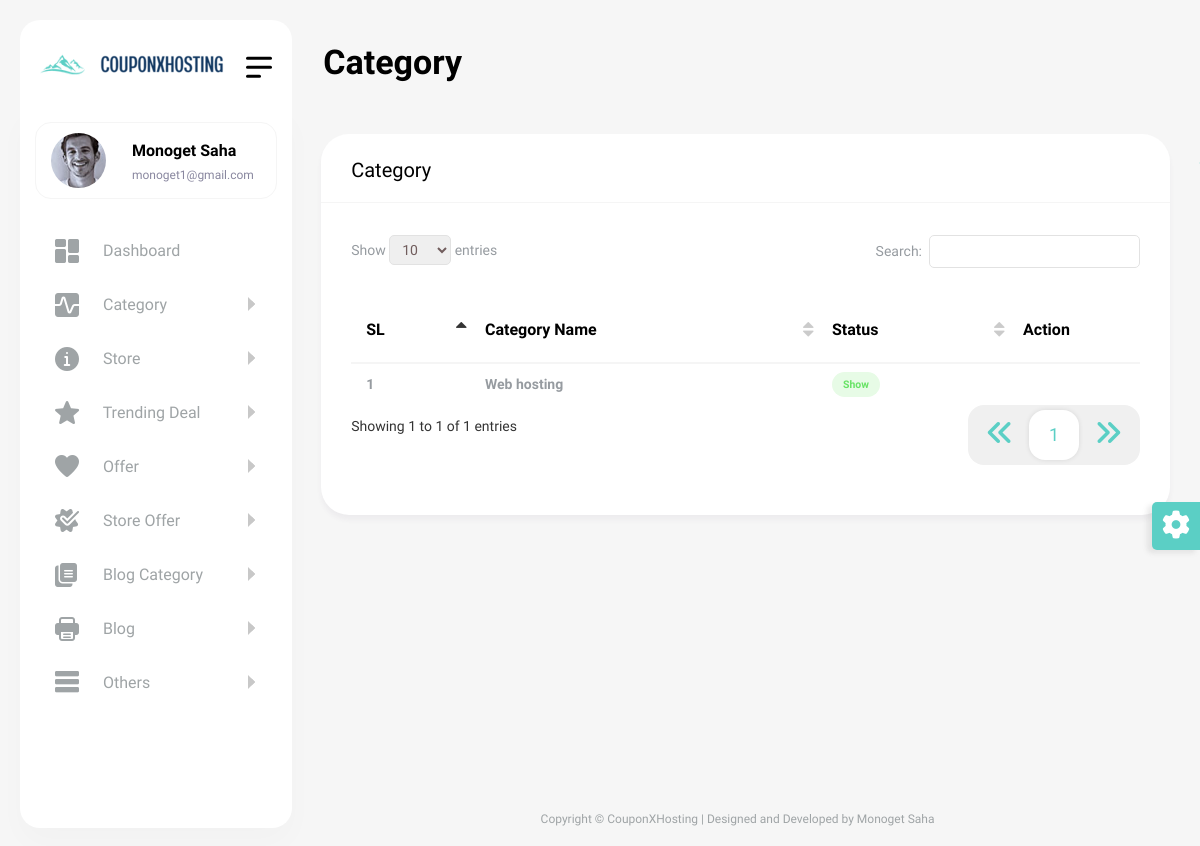
The app's page /admin/category.php (signed in), older data.
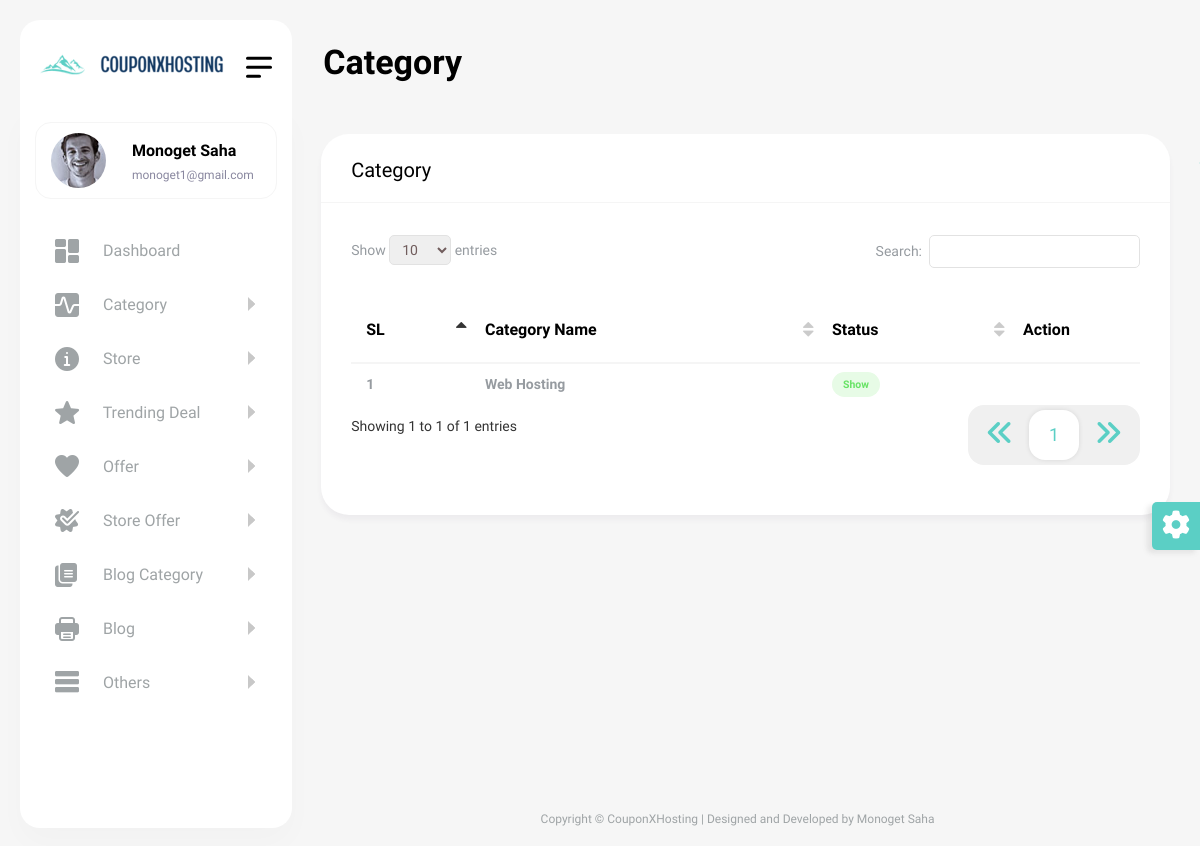
The same page, newer data.
### tables this page shows
CREATE TABLE `category` (
  `id` int(11) NOT NULL,
  `c_name` varchar(150) NOT NULL,
  `status` int(11) NOT NULL DEFAULT 1,
  `inserted_at` datetime NOT NULL,
  `updated_at` timestamp NOT NULL DEFAULT current_timestamp() ON UPDATE current_timestamp()
);

### admin/include/navbar.php (called while the page is built, shortened)
<?php $data = $db_handle->runQuery("SELECT * FROM admin_login where id={$_SESSION['userid']}"); ?>

### include/dbController.php (called while the page is built, shortened)
<?php
class DBController {
    private $host = "localhost";
    private $user = "root";
    private $password = "";
    private $database = "couponxhosting";
    private $conn;
    function __construct() {
        $this->conn = $this->connectDB();
    }
    function connectDB() {
        $conn = mysqli_connect($this->host,$this->user,$this->password,$this->database);
        return $conn;
    }
    function runQuery($query) {
        $result = mysqli_query($this->conn,$query);
        while($row=mysqli_fetch_assoc($result)) {
            $resultset[] = $row;
        }
        if(!empty($resultset))
            return $resultset;
    }
    function numRows($query) {
        $result  = mysqli_query($this->conn,$query);
        $rowcount = mysqli_num_rows($result);
        return $rowcount;
    }
}

### admin/category.php (the view, shortened to what the changed rows need)
<?php
require_once("../include/dbController.php");
$db_handle = new DBController();
?>
<!DOCTYPE html>
<html lang="en">
<head>
    <?php require_once('include/css.php'); ?>
</head>
<body>
<div id="main-wrapper">
    <?php require_once('include/navbar.php'); ?>
    <div class="content-body">
        <div class="container-fluid">
            <div class="row invoice-card-row">
                <?php if (isset($_GET['catId'])) { ?>
                    <div class="col-12">
                        <div class="card">
                            <div class="card-header">
                                <h4 class="card-title">Update Category</h4>
                            </div>
                            <div class="card-body">
                                <div class="basic-form">
                                    <form method="post" action="Update">
                                        <?php $data = $db_handle->runQuery("SELECT * FROM category where id={$_GET['catId']}"); ?>
                                        <input type="hidden" value="<?php echo $data[0]["id"]; ?>" name="id" required>
                                        <div class="mb-3 row">
                                            <label class="col-sm-3 col-form-label">Category Name</label>
                                            <div class="col-sm-9">
                                                <input type="text" class="form-control" name="c_name"
                                                       placeholder="Category Name"
                                                       value="<?php echo $data[0]["c_name"]; ?>" required>
                                            </div>
                                        </div>
                                        <div class="mb-3 row">
                                            <label class="col-sm-3 col-form-label">Status</label>
                                            <div class="col-sm-9">
                                                <select class="default-select  form-control wide" name="status" required>
                                                    <option value="1" <?php echo ($data[0]["status"] == 1) ? "selected" : ""; ?>>
                                                        Show
                                                    </option>
                                                    <option value="0" <?php echo ($data[0]["status"] == 0) ? "selected" : ""; ?>>
                                                        Hide
                                                    </option>
                                                </select>
                                            </div>
                                        </div>
                                        <div class="mb-3 row">
                                            <div class="col-sm-6 mx-auto">
                                                <button type="submit" class="btn btn-primary w-25"
                                                        name="updateCategory">Submit
                                                </button>
                                            </div>
                                        </div>
                                    </form>
                                </div>
                            </div>
                        </div>
                    </div>
                <?php } else { ?>
                    <div class="col-12">
                        <div class="card">
                            <div class="card-body">
                                <div class="table-responsive">
                                    <table id="example4" class="display" style="min-width: 845px">
                                        <thead>
                                        <tr>
                                            <th>SL</th>
                                            <th>Category Name</th>
                                            <th>Status</th>
                                            <th>Action</th>
                                        </tr>
                                        </thead>
                                        <tbody>
                                        <?php
                                        $category_data = $db_handle->runQuery("SELECT * FROM category order by id desc");
                                        $row_count = $db_handle->numRows("SELECT * FROM category order by id desc");
                                        for ($i = 0; $i < $row_count; $i++) {
                                            ?>
                                            <tr>
                                                <td><?php echo $i + 1; ?></td>
                                                <td><?php echo $category_data[$i]["c_name"]; ?></td>
                                                <td>
                                                    <?php
                                                    if ($category_data[$i]["status"] == 0) {
                                                        ?>
                                                        <span class="badge light badge-danger">Hide</span>
                                                        <?php
                                                    } else if ($category_data[$i]["status"] == 1) {
                                                        ?>
                                                        <span class="badge light badge-success">Show</span>
                                                        <?php
                                                    }
                                                    ?>
                                                </td>
                                                <td>
                                                    <div class="dropdown mx-auto text-end">
                                                        <div class="btn-link" data-bs-toggle="dropdown">
                                                        </div>
                                                    </div>
                                                </td>
                                            </tr>
                                            <?php
                                        }
                                        ?>
                                        </tbody>
                                    </table>
                                </div>
                            </div>
                        </div>
                    </div>
                <?php } ?>
            </div>
        </div>
    </div>
</div>
</body>
</html>

Row changes from the older to the newer data that the page shows:
changed category: c_name "Web hosting" → "Web Hosting"
